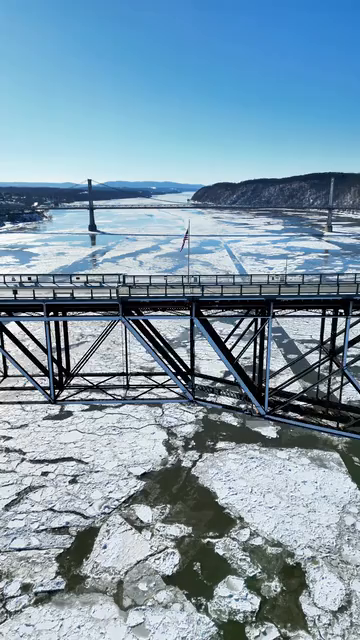
#> input picture frame 0 of tests/ArtifactCore/fixtures/walkway-orbit-cc0.mp4, 360 x 640 px
$ python glow_threshold_temporal_lab.py
#> lines starting #> are read from the running program, lines starting #| are printed output that depends on the picture
### experiments/GlowLab/glow_lab.py
"""Deterministic still-image R&D harness for glow looks.

This deliberately lives outside the application build. It produces PNG captures
and checks image-space invariants so candidate looks can be compared before
being ported into ArtifactCore and Artifact.
"""

from __future__ import annotations

import argparse
from pathlib import Path

import cv2
import numpy as np


# [22 lines left out: function make_fixture, not called in this run]


def srgb_to_linear(value: np.ndarray) -> np.ndarray:
    return np.where(value <= 0.04045, value / 12.92, ((value + 0.055) / 1.055) ** 2.4)


def linear_to_srgb(value: np.ndarray) -> np.ndarray:
    value = np.maximum(value, 0.0)
    return np.where(value <= 0.0031308, value * 12.92, 1.055 * np.power(value, 1.0 / 2.4) - 0.055)


# [37 lines left out: functions current_look, soft_knee_glow, not called in this run]


def to_u8(rgba: np.ndarray) -> np.ndarray:
    return np.round(np.clip(rgba, 0.0, 1.0) * 255.0).astype(np.uint8)


def add_label(image: np.ndarray, label: str) -> np.ndarray:
    output = image.copy()
    cv2.rectangle(output, (0, 0), (output.shape[1], 42), (7, 9, 15, 255), -1)
    cv2.putText(output, label, (18, 28), cv2.FONT_HERSHEY_SIMPLEX, 0.7,
                (230, 235, 245, 255), 1, cv2.LINE_AA)
    return output


# [26 lines left out: function run, not called in this run]


# [5 lines that do not run on import are left out]

### experiments/GlowLab/glow_threshold_temporal_lab.py
"""Compare fixed and frame-adaptive highlight extraction on a video clip."""

from __future__ import annotations

import argparse
import hashlib
import json
import math
from datetime import datetime, timezone
from pathlib import Path

import cv2
import numpy as np

from glow_lab import add_label, to_u8


def extract_and_glow(rgb: np.ndarray, threshold: float) -> tuple[np.ndarray, np.ndarray]:
    luma = rgb @ np.asarray((0.299, 0.587, 0.114), np.float32)
    knee = max(0.025, threshold * 0.16)
    ramp = np.clip((luma - (threshold - knee)) / (2.0 * knee), 0.0, 1.0)
    mask = ramp * ramp * (3.0 - 2.0 * ramp)
    seed = rgb * mask[..., None]
    near = cv2.GaussianBlur(seed, (0, 0), 7.0, borderType=cv2.BORDER_REPLICATE)
    broad = cv2.GaussianBlur(seed, (0, 0), 23.0, borderType=cv2.BORDER_REPLICATE)
    glow = (near * 0.75 + broad * 0.25) * 0.85 * 0.2
    return np.clip(rgb + glow, 0.0, 1.0), glow


def run(video_path: Path, output: Path, start_frame: int, frame_count: int,
        percentile: float, ema_seconds: float) -> None:
#> called with start_frame = 0, frame_count = 60, percentile = 95, ema_seconds = 0.4
    output.mkdir(parents=True, exist_ok=True)
    cap = cv2.VideoCapture(str(video_path))
    if not cap.isOpened():
        raise RuntimeError(f"cannot open input video: {video_path}")
    fps = float(cap.get(cv2.CAP_PROP_FPS))
    cap.set(cv2.CAP_PROP_POS_FRAMES, start_frame)
    alpha = 1.0 - math.exp(-1.0 / max(1e-4, fps * ema_seconds))
    previous_threshold: float | None = None
    previous_rgb: np.ndarray | None = None
    previous_glow: dict[str, np.ndarray] = {}
    rows: list[dict[str, float | int]] = []
    panels: list[np.ndarray] = []
    sample_stride = max(1, frame_count // 6)

    for offset in range(frame_count):
        ok, bgr = cap.read()
        if not ok:
            break
        rgb = cv2.cvtColor(bgr, cv2.COLOR_BGR2RGB).astype(np.float32) / 255.0
        luma = rgb @ np.asarray((0.299, 0.587, 0.114), np.float32)
        raw_threshold = float(np.percentile(luma, percentile))
        previous_threshold = raw_threshold if previous_threshold is None else (
            previous_threshold + alpha * (raw_threshold - previous_threshold))
        thresholds = {
            "fixed_062": 0.62,
            "percentile_raw": raw_threshold,
            "percentile_ema": previous_threshold,
        }
        frame_index = start_frame + offset
        frame_row: dict[str, float | int] = {
            "frame": frame_index,
            "raw_percentile_threshold": raw_threshold,
            "ema_percentile_threshold": previous_threshold,
            "input_luma_p95": float(np.percentile(luma, 95.0)),
        }
        current_glow: dict[str, np.ndarray] = {}
        rendered_by_mode: dict[str, np.ndarray] = {}
        for name, threshold in thresholds.items():
            rendered, glow = extract_and_glow(rgb, threshold)
            current_glow[name] = glow
            rendered_by_mode[name] = rendered
            frame_row[f"{name}_glow_mean"] = float(glow.mean())
            frame_row[f"{name}_new_clip_fraction"] = float(np.mean(
                (rgb < 0.999) & (rendered >= 0.999)))

        if previous_rgb is not None:
            prev_gray = cv2.cvtColor((previous_rgb * 255.0).astype(np.uint8), cv2.COLOR_RGB2GRAY)
            curr_gray = cv2.cvtColor((rgb * 255.0).astype(np.uint8), cv2.COLOR_RGB2GRAY)
            flow = cv2.calcOpticalFlowFarneback(curr_gray, prev_gray, None,
                                                0.5, 3, 15, 3, 5, 1.2, 0)
            yy, xx = np.mgrid[0:rgb.shape[0], 0:rgb.shape[1]].astype(np.float32)
            map_x, map_y = xx + flow[..., 0], yy + flow[..., 1]
            for name, glow in current_glow.items():
                aligned_previous = cv2.remap(previous_glow[name], map_x, map_y,
                                             cv2.INTER_LINEAR,
                                             borderMode=cv2.BORDER_CONSTANT)
                frame_row[f"{name}_flow_aligned_glow_residual"] = float(
                    np.mean(np.abs(glow - aligned_previous)))
        rows.append(frame_row)

        if offset % sample_stride == 0 or offset == frame_count - 1:
            source_rgba = np.dstack((rgb, np.ones(rgb.shape[:2], np.float32)))
            panels.append(add_label(to_u8(source_rgba), f"SOURCE frame {frame_index}"))
            for name, rendered in rendered_by_mode.items():
                result_rgba = np.dstack((rendered, np.ones(rendered.shape[:2], np.float32)))
                panels.append(add_label(to_u8(result_rgba),
                                        f"{name} threshold={thresholds[name]:.3f}"))
        previous_rgb = rgb
        previous_glow = current_glow
#> this loop made 31 passes
#> (raw_threshold, previous_threshold) on passes 1 to 12: (0.898, 0.898), (0.896, 0.897), (0.896, 0.897), (0.897, 0.897), (0.898, 0.897), (0.897, 0.897), (0.897, 0.897), (0.897, 0.897), (0.9, 0.898), (0.898, 0.898), (0.898, 0.898), (0.898, 0.898)
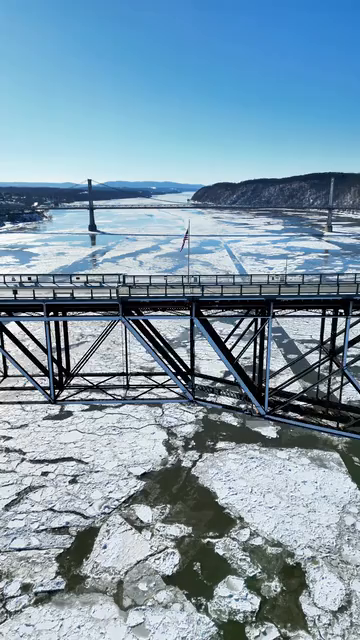
#> input picture frame 0 of tests/ArtifactCore/fixtures/walkway-orbit-cc0.mp4, 360 x 640 px
#> pass 1, in run, `luma = rgb @ np.asarray((0.299, 0.587, 0.114), np.float32)`:
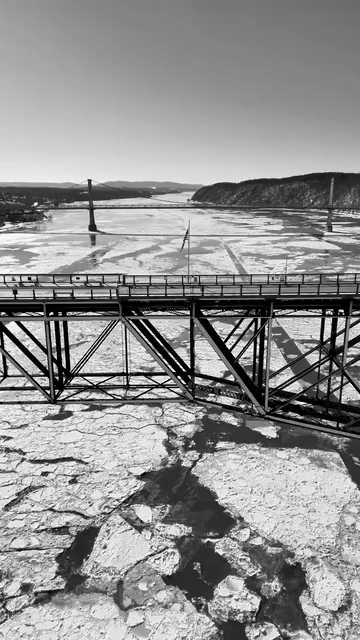
#> luma: shape (640, 360) float32; min 0, max 1, mean 0.572
#> pass 1, in extract_and_glow, `mask = ramp * ramp * (3.0 - 2.0 * ramp)`:
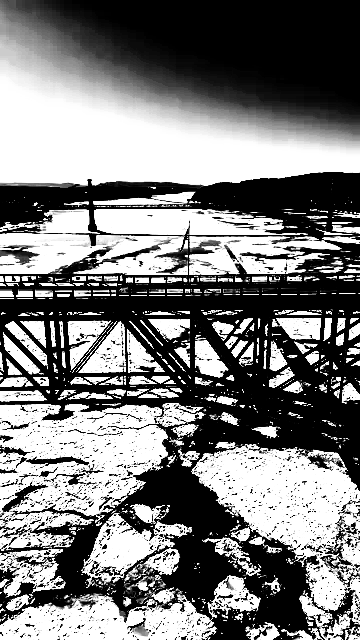
#> mask: shape (640, 360) float32; min 0, max 1, mean 0.486
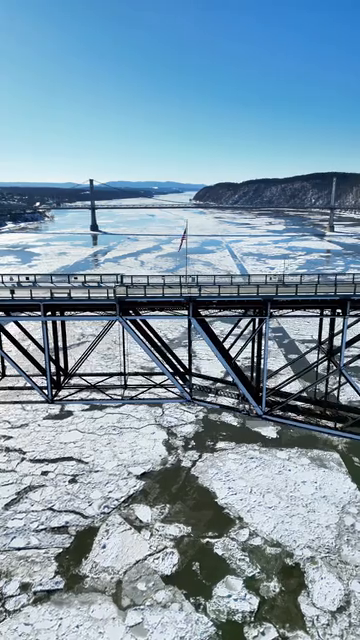
#> input picture frame 1 of tests/ArtifactCore/fixtures/walkway-orbit-cc0.mp4, 360 x 640 px
#> after the loop:
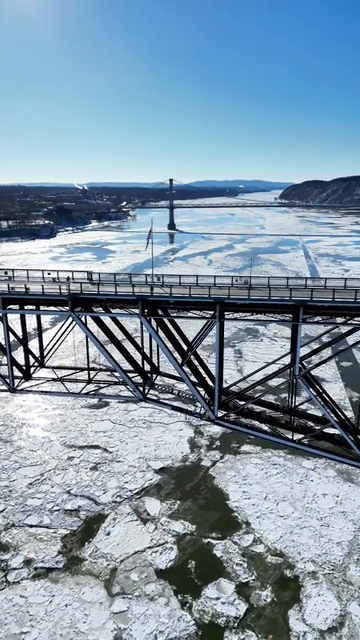
#> bgr: shape (640, 360, 3); mean B, G, R 168.5, 151.7, 129.2
#> after the loop:
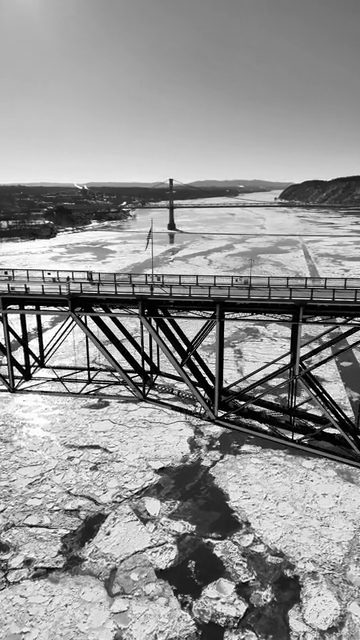
#> curr_gray: shape (640, 360); min 0, max 255, mean 146.9
#> after the loop:
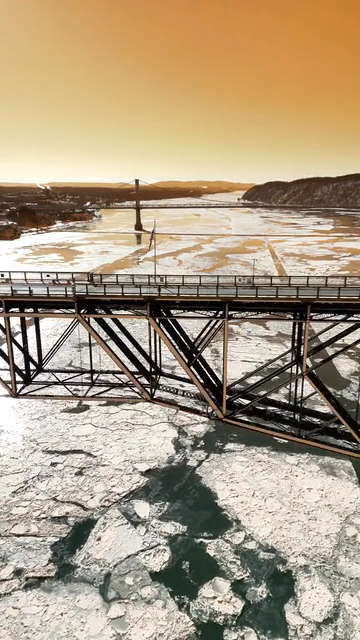
#> result_rgba: shape (640, 360, 4) float32; mean B, G, R, A 0.514, 0.61, 0.676, 1
#> after the loop:
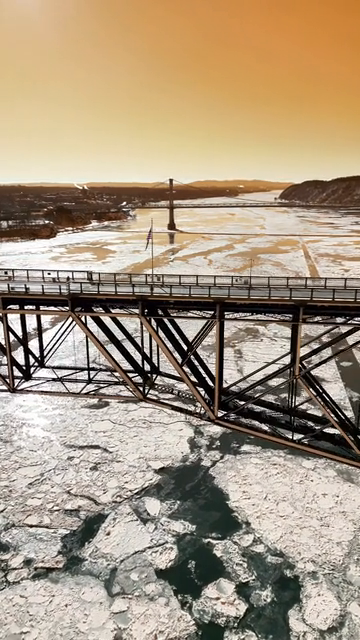
#> rgb: shape (640, 360, 3) float32; mean B, G, R 0.507, 0.595, 0.661
#> after the loop, panels = 12 items; rows = 30 items

    cap.release()
    if not rows:
        raise RuntimeError("no frames were decoded")
    small = [cv2.resize(panel, (480, 270), interpolation=cv2.INTER_AREA) for panel in panels]
    columns = 4
    padded = small + [np.zeros_like(small[0])] * ((-len(small)) % columns)
    contact = np.vstack([np.hstack(padded[i:i + columns])
                         for i in range(0, len(padded), columns)])
    cv2.imwrite(str(output / "threshold-temporal-contact-sheet.png"),
                cv2.cvtColor(contact, cv2.COLOR_RGBA2BGRA))
    metrics = {
        "captured_at_utc": datetime.now(timezone.utc).isoformat(),
        "input_path": str(video_path),
        "input_sha256": hashlib.sha256(video_path.read_bytes()).hexdigest(),
        "frame_range": [start_frame, start_frame + len(rows) - 1],
        "frame_count": len(rows),
        "fps": fps,
        "percentile": percentile,
        "ema_seconds": ema_seconds,
        "ema_alpha_per_frame": alpha,
        "model": "normalized SDR, source-derived soft-knee bloom, common strength scale 0.20",
        "summary": {
            name: {
                "threshold_std": float(np.std([
                    (0.62 if name == "fixed_062" else
                     r["raw_percentile_threshold"] if name == "percentile_raw" else
                     r["ema_percentile_threshold"])
                    for r in rows])),
                "mean_threshold": float(np.mean([
                    (0.62 if name == "fixed_062" else
                     r["raw_percentile_threshold"] if name == "percentile_raw" else
                     r["ema_percentile_threshold"])
                    for r in rows])),
                "mean_glow_mean": float(np.mean([r[f"{name}_glow_mean"] for r in rows])),
                "mean_flow_aligned_residual": float(np.mean([
                    r[f"{name}_flow_aligned_glow_residual"] for r in rows
                    if f"{name}_flow_aligned_glow_residual" in r])),
                "max_new_clip_fraction": float(np.max([
                    r[f"{name}_new_clip_fraction"] for r in rows])),
            }
            for name in thresholds
        },
        "per_frame": rows,
    }
    (output / "threshold-temporal-metrics.json").write_text(
        json.dumps(metrics, indent=2) + "\n", encoding="utf-8")
    print(json.dumps(metrics["summary"], indent=2))
    print(f"Saved threshold temporal captures to {output.resolve()}")


if __name__ == "__main__":
    parser = argparse.ArgumentParser()
    parser.add_argument("--input", type=Path,
                        default=Path("tests/ArtifactCore/fixtures/walkway-orbit-cc0.mp4"))
    parser.add_argument("--output", type=Path,
                        default=Path("experiments/GlowLab/captures/glow-threshold-temporal-rd1"))
    parser.add_argument("--start-frame", type=int, default=0)
    parser.add_argument("--frame-count", type=int, default=60)
    parser.add_argument("--percentile", type=float, default=95.0)
    parser.add_argument("--ema-seconds", type=float, default=0.4)
    args = parser.parse_args()
    if not 0.0 < args.percentile < 100.0:
        parser.error("--percentile must be between 0 and 100")
    run(args.input, args.output, args.start_frame, args.frame_count,
        args.percentile, args.ema_seconds)

$ run again, starting later in the video
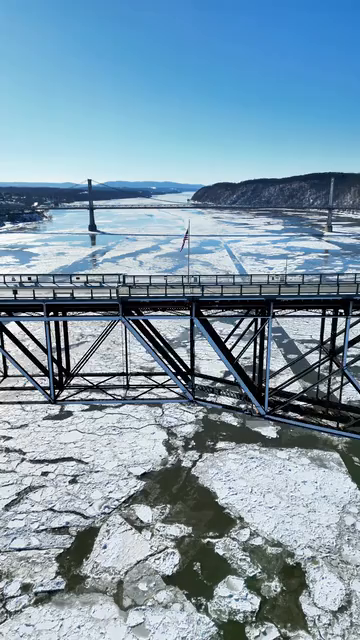
#> input picture frame 0 of tests/ArtifactCore/fixtures/walkway-orbit-cc0.mp4, 360 x 640 px
#> the loop in run, `for offset in range(frame_count):` made 31 passes
#> (raw_threshold, previous_threshold) on passes 1 to 8: (0.898, 0.898), (0.896, 0.897), (0.896, 0.897), (0.897, 0.897), (0.898, 0.897), (0.897, 0.897), (0.897, 0.897), (0.897, 0.897)
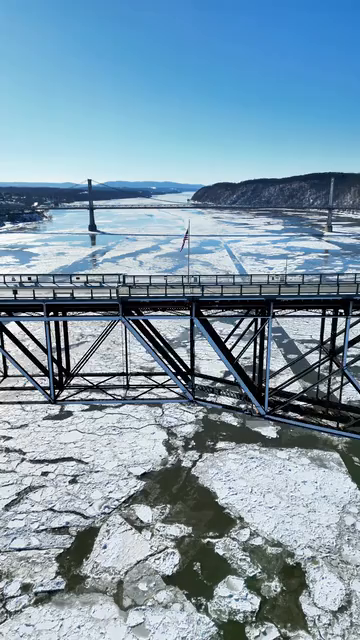
#> input picture frame 0 of tests/ArtifactCore/fixtures/walkway-orbit-cc0.mp4, 360 x 640 px
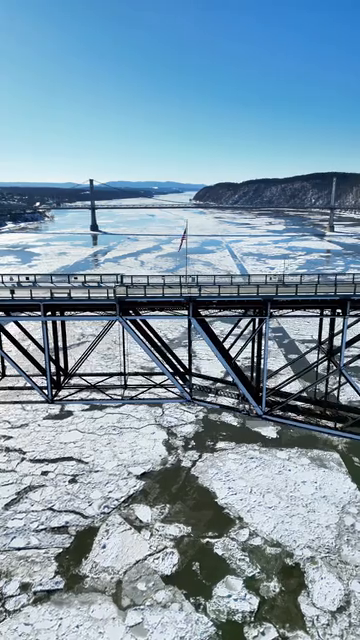
#> input picture frame 1 of tests/ArtifactCore/fixtures/walkway-orbit-cc0.mp4, 360 x 640 px
#> after the loop in run, `for offset in range(frame_count):`: panels = 12 items; rows = 30 items

$ run again, starting later in the video
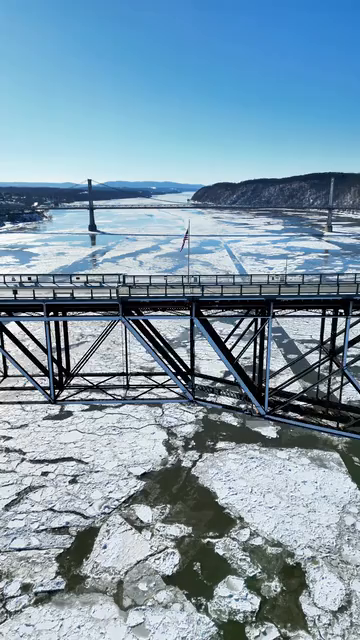
#> input picture frame 0 of tests/ArtifactCore/fixtures/walkway-orbit-cc0.mp4, 360 x 640 px
#> the loop in run, `for offset in range(frame_count):` made 31 passes
#> (raw_threshold, previous_threshold) on passes 1 to 8: (0.898, 0.898), (0.896, 0.897), (0.896, 0.897), (0.897, 0.897), (0.898, 0.897), (0.897, 0.897), (0.897, 0.897), (0.897, 0.897)
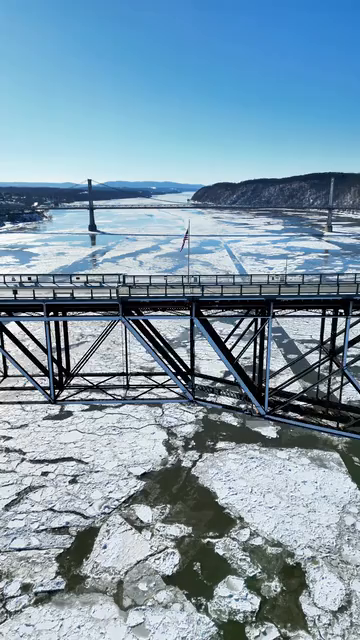
#> input picture frame 0 of tests/ArtifactCore/fixtures/walkway-orbit-cc0.mp4, 360 x 640 px
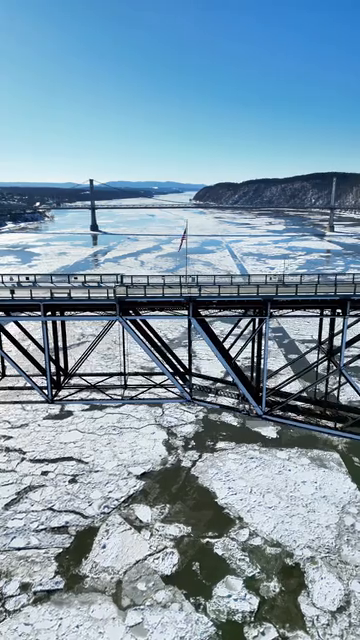
#> input picture frame 1 of tests/ArtifactCore/fixtures/walkway-orbit-cc0.mp4, 360 x 640 px
#> after the loop in run, `for offset in range(frame_count):`: panels = 12 items; rows = 30 items
